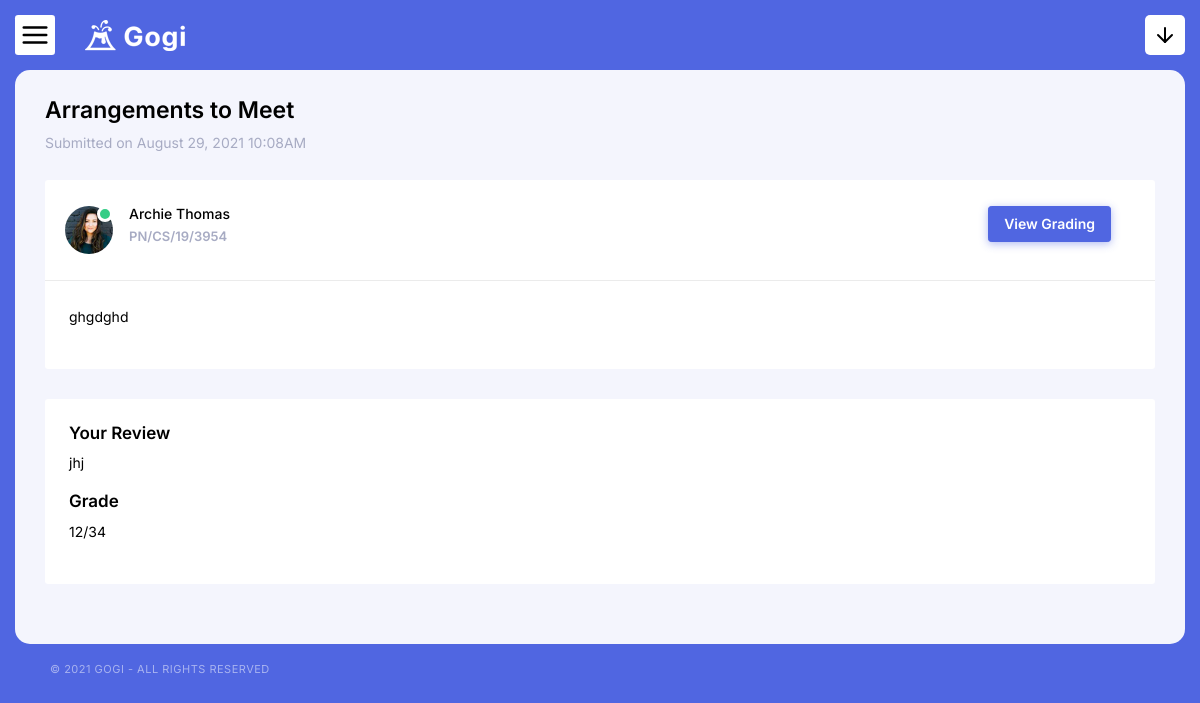
The app's page /lecturer/solution-details.php?id=1 (signed in) with its own data.
### tables this page shows
CREATE TABLE `assignment_submissions` (
  `id` int(11) NOT NULL,
  `student_id` int(11) NOT NULL,
  `assignment_id` int(11) NOT NULL,
  `solution` text NOT NULL,
  `description` text NOT NULL,
  `grade` decimal(10,0) NOT NULL,
  `feedback` text NOT NULL,
  `created_at` timestamp NOT NULL DEFAULT current_timestamp(),
  `updated_at` timestamp NOT NULL DEFAULT current_timestamp() ON UPDATE current_timestamp()
);

CREATE TABLE `assignments` (
  `id` int(11) NOT NULL,
  `course_id` int(11) NOT NULL,
  `lecturer_id` int(11) NOT NULL,
  `title` varchar(120) NOT NULL,
  `question` text NOT NULL,
  `instructions` text NOT NULL,
  `deadline` date NOT NULL,
  `max_grade` decimal(10,0) NOT NULL,
  `created_at` timestamp NOT NULL DEFAULT current_timestamp(),
  `updated_at` timestamp NOT NULL DEFAULT current_timestamp() ON UPDATE current_timestamp()
);

CREATE TABLE `students` (
  `id` int(11) NOT NULL,
  `matric_no` varchar(120) NOT NULL,
  `fullname` varchar(120) NOT NULL,
  `image` varchar(120) NOT NULL,
  `email` varchar(120) NOT NULL,
  `password` text NOT NULL,
  `created_at` timestamp NOT NULL DEFAULT current_timestamp(),
  `updated_at` timestamp NOT NULL DEFAULT current_timestamp() ON UPDATE current_timestamp()
);

### core/db.class.php (called while the page is built, shortened)
<?php
    class DB {
        public $host = 'localhost';
        public $dbname = 'gogi_assignment';
        public $password = '';
        public $username = 'root';
        public $conn;
        function __construct(){
            try {
                $this->conn = new PDO("mysql:host=$this->host;dbname=$this->dbname;", $this->username, $this->password);
                $this->conn->setAttribute(PDO::ATTR_ERRMODE,PDO::ERRMODE_EXCEPTION);
            } catch (PDOException $ex) {
                echo 'Error in database connection '. $ex->getMessage();
            }
        }
        function prep($query){
            return $this->conn->prepare($query);
        }
        function fetch($query,$value){
            $query = $this->prep($query);
            $query->execute($value);
            return $query->fetch();
        }
    }
?>

### core/assignment_submissions.class.php (called while the page is built, shortened)
<?php
    include_once 'db.class.php';
    class assignment_submissions extends DB{
        function fetch_assignment_submission($id){
            return DB::fetch("SELECT *,assignment_submissions.id,assignment_submissions.created_at,lecturers.image AS lec_image,lecturers.fullname AS lec_name FROM assignment_submissions
            LEFT OUTER JOIN assignments on assignments.id = assignment_submissions.assignment_id
            LEFT OUTER JOIN lecturers on lecturers.id = assignments.lecturer_id
            LEFT OUTER JOIN students on students.id = assignment_submissions.student_id
            LEFT OUTER JOIN courses on courses.id = assignments.course_id
            WHERE assignment_submissions.id = ? ",[$id] );
        }
    }
?>

### core/core.function.php (called while the page is built, shortened)
<?php
	function format_date($date){
		return date('F d, Y h:mA', strtotime($date));
	}
?>

### lecturer/solution-details.php (the view, shortened to what this page needs)
<?php
    include_once '../core/assignment_submissions.class.php';
    include_once '../core/core.function.php';
    $assignment_submission_obj = new assignment_submissions();
    $assignment_submission_id = $_GET['id'];
    $solution = $assignment_submission_obj->fetch_assignment_submission($assignment_submission_id);
?>
<!doctype html>
<html lang="en">
<head>
    <?php include "includes/header-resources.php"; ?>
</head>
<body class="horizontal-navigation">
    <div class="layout-wrapper">
        <?php include "includes/header.php"; ?>
        <div class="content-wrapper">
            <div class="content-body">
                <div class="content ">
                    <div class="page-header d-md-flex justify-content-between">
                        <div>
                            <h3><?php echo $solution['title'] ?></h3>
                            <p class="text-muted">Submitted on <?php echo format_date($solution['created_at']) ?></p>
                        </div>
                    </div>
                    <div class="">
                        <div class="card">
                            <div class="card-header">
                                <div class="d-flex py-3 align-items-start">
                                    <div class="pr-3">
                                        <span class="avatar avatar-state-success">
                                            <img src="../assets/media/image/user/women_avatar3.jpg" class="rounded-circle" alt="image">
                                        </span>
                                    </div>
                                    <div class="flex-grow- 1">
                                        <h6 class="mb-1"><?php echo $solution['fullname'] ?></h6>
                                        <span class="text-muted">
                                            <?php echo $solution['matric_no'] ?>
                                        </span>
                                    </div>
                                    <div class="text-right ml-auto d-flex">
                                        <a href="#review-section" class="btn btn-primary mr-4"><?php if ($solution['feedback'] == ''): ?>Grade Assignment <?php else: ?> View Grading<?php endif ?></a>
                                    </div>
                                </div>
                            </div>
                            <div class="card-body">
                                <p><?php echo $solution['solution'] ?></p>
                            </div>
                        </div>
                        <div class="card" id="review-section">
                            <div class="card-body">
                                <?php if ($solution['feedback'] == ''): ?>
                                    <form id="reviewForm">
                                        <div id="result"></div>
                                        <div class="form-group">
                                            <label for="">Your Review</label>
                                            <textarea name="feedback" class="form-control" required="required"></textarea>
                                        </div>
                                        <input type="hidden" name="assignment_submission_id" value="<?php echo $assignment_submission_id ?>">
                                        <div class="form-group">
                                            <label for="">Grade Score (Maximum Grade: <?php echo $solution['max_grade'] ?>)</label>
                                            <input type="text" name="grade" class="form-control" required="required" />
                                        </div>
                                        <div class="form-group text-center">
                                            <button class="btn btn-primary">
                                                <span class="spinner" id="spinner" style="display: none;">
                                                    <span class="spinner-grow spinner-grow-sm" role="status" aria-hidden="true"></span>
                                                    <span class="spinner-grow spinner-grow-sm" role="status" aria-hidden="true"></span>
                                                    <span class="spinner-grow spinner-grow-sm" role="status" aria-hidden="true"></span>
                                                </span>
                                                <span class="btnText">
                                                    Submit
                                                </span>
                                            </button>
                                        </div>
                                    </form>
                                <?php else: ?>
                                    <h5>Your Review</h5>
                                    <p><?php echo $solution['feedback'] ?></p>
                                    <h5>Grade</h5>
                                    <p><?php echo $solution['grade'].'/'.$solution['max_grade'] ?></p>
                                <?php endif ?>
                            </div>
                        </div>
                    </div>
                </div>
                <?php include "includes/footer.php"; ?>
            </div>
        </div>
    </div>
</body>
</html>

### records on screen
assignment_submissions: assignment.title "Arrangements to Meet", created_at "August 29, 2021 10:08AM", student.fullname "Archie Thomas", student.matric_no "PN/CS/19/3954", solution "ghgdghd", feedback "jhj", grade "12", assignment.max_grade "34"
